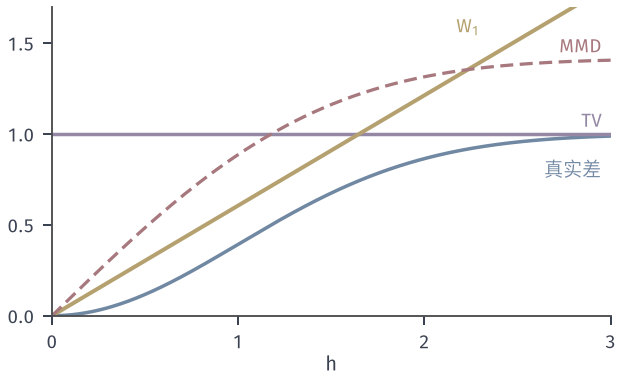

Write Python code to recreate this figure.
from pathlib import Path
import sys
HERE = Path(__file__).resolve().parent
sys.path.insert(0, str(HERE.parent/'dcomp-common'))
from common import *
# P=delta_0, Q=delta_h, g(x)=exp(-x^2/2) = k_1(x,0): osc(g)=1, Lip(g)=exp(-1/2), ||g||_H=1 (sigma=1).
# true |E_P g - E_Q g| = 1-exp(-h^2/2) (blue); bounds: TV: osc*d_TV = 1 (purple),
# W1: Lip*h (yellow), MMD: ||g||_H * sqrt(2-2exp(-h^2/2)) (red, dashed).
fig, ax = figure(width_mm=88, height_mm=54)
h = np.linspace(0, 3, 500)
ax.plot(h, 1-np.exp(-h**2/2), color=BLUE, lw=1.4)
ax.plot(h[1:], np.ones_like(h[1:]), color=PURPLE, lw=1.4)
ax.plot(h, math.exp(-.5)*h, color=YELLOW, lw=1.6)
ax.plot(h, np.sqrt(2-2*np.exp(-h**2/2)), color=RED, lw=1.3, ls=DASH)
lab(ax, 2.95, .86, '真实差', BLUE, ha='right', va='top')
lab(ax, 2.95, 1.04, 'TV', PURPLE, ha='right')
lab(ax, 2.3, 1.56, '$W_1$', YELLOW, ha='right')
lab(ax, 2.95, 1.45, 'MMD', RED, ha='right')
ax.set_xlim(0, 3); ax.set_ylim(0, 1.7); ax.set_xticks([0, 1, 2, 3]); ax.set_yticks([0, .5, 1, 1.5])
axlab(ax, '$h$', None)
save(fig, HERE, 'figure', {'lip': math.exp(-.5), 'h=0.5': [1-math.exp(-.125), math.exp(-.5)*.5, math.sqrt(2-2*math.exp(-.125))]})
